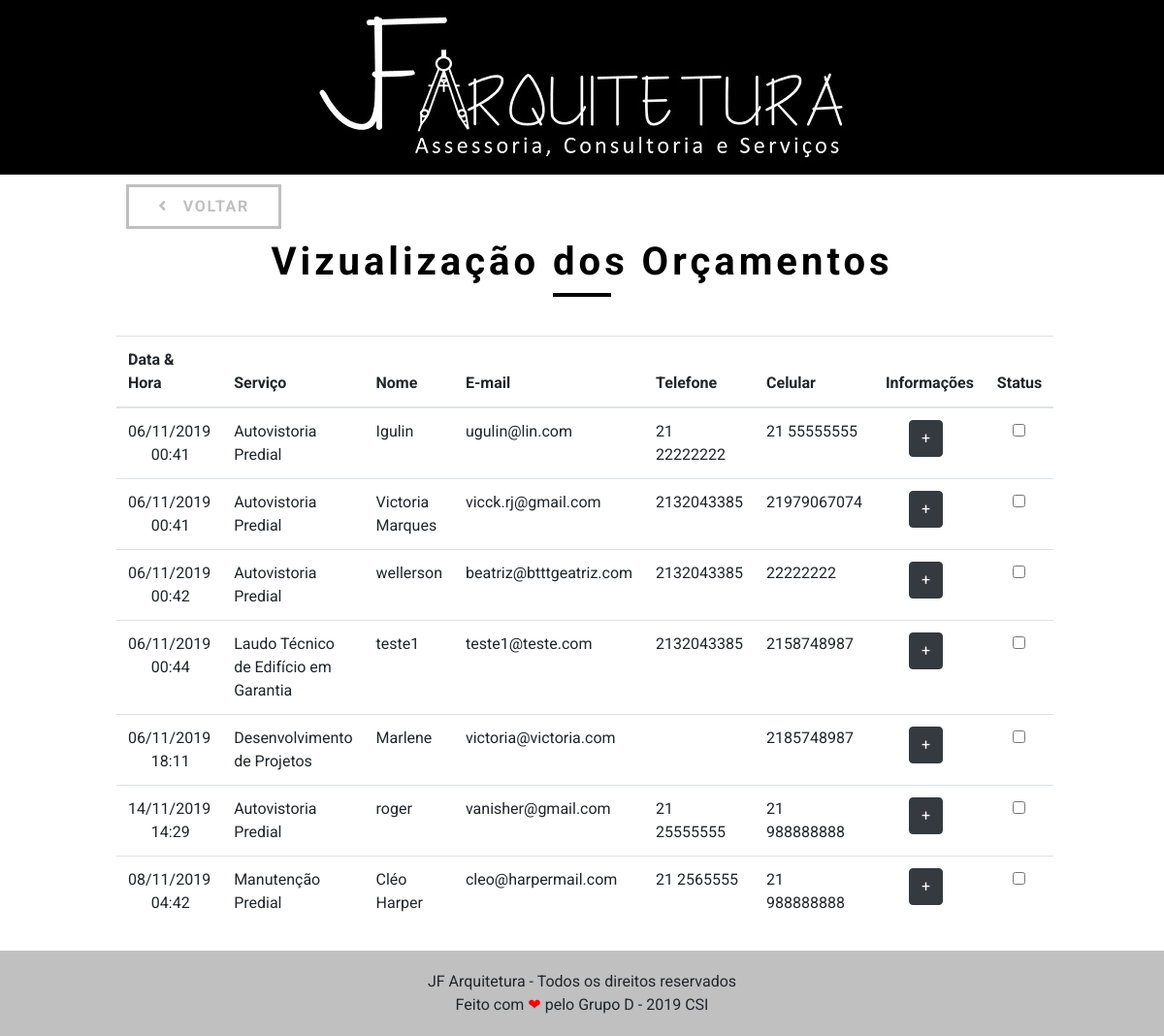
/orcamento-adm.php, run on the app's committed database.
### tables this page shows
CREATE TABLE `orcamento` (
  `cod` int(11) NOT NULL,
  `tipo_id` int(11) NOT NULL,
  `nome_cli` varchar(255) NOT NULL,
  `nome_predio` varchar(255) NOT NULL,
  `email` varchar(255) NOT NULL,
  `andares` int(11) NOT NULL,
  `apart_salas` int(11) NOT NULL,
  `endereco` varchar(255) NOT NULL,
  `elevadores` int(11) DEFAULT NULL,
  `idade_pred` int(11) DEFAULT NULL,
  `telefone` char(12) NOT NULL,
  `cel` char(12) NOT NULL,
  `detalhes` varchar(255) DEFAULT NULL,
  `status` enum('Pendente','Feito') DEFAULT NULL,
  `data` timestamp NOT NULL DEFAULT CURRENT_TIMESTAMP ON UPDATE CURRENT_TIMESTAMP,
  `observacoes` varchar(900) DEFAULT NULL
);

CREATE TABLE `tipo` (
  `id` int(11) NOT NULL,
  `nome` varchar(100) NOT NULL
);

### orcamento-adm.php (the view, shortened to what this page needs)
<!DOCTYPE html>
<html lang="pt-br">
<head>
	<?php include 'imports.php'; ?>
</head>
<body>
		<?php include 'header.php'; ?>
		<section id="controle_orcamento">
			<div class="container_grid">
				<a class="botao grid-3" href="painel.php"><i class="fas fa-angle-left mr-3"></i>Voltar</a>
				<h1 class="titulo">Vizualização dos Orçamentos</h1>
				<table class="table table-hover">
					<thead>
						<tr>
							<th scope="col">Data &amp; Hora</th>
							<th scope="col">Serviço</th>
							<th scope="col">Nome</th>
							<th scope="col">E-mail</th>
							<th scope="col">Telefone</th>
							<th scope="col">Celular</th>
							<th scope="col">Informações</th>
							<th scope="col">Status</th>
						</tr>
					</thead>
					<tbody>
						<tr>
							<?php
						include 'conexao.php';
                        $sql = "SELECT o.*, t.nome AS 'tipo_nome', DATE_FORMAT(`data`, '%d/%m/%Y &nbsp; &nbsp; &nbsp; %H:%i') as 'data'
                                FROM orcamento o, tipo t
                                WHERE o.tipo_id = t.id and o.status = 'Pendente' ";
						$busca = mysqli_query($con, $sql);
						while ($array = mysqli_fetch_array($busca)){
						$cod = $array['cod'];
						$tipo_nome = $array['tipo_nome'];
						$nome_cli = $array['nome_cli'];
            $nome_predio = $array['nome_predio'];
						$email = $array ['email'];
						$telefone = $array['telefone'];
						$cel = $array['cel'];
						$data = $array['data'];
						$and = $array['andares'];
						$apart = $array['apart_salas'];
						$elev = $array['elevadores'];
						$end = $array['endereco'];
						$idade_predio = $array['idade_pred'];
						$det = $array['detalhes'];
						?>
							<td><?php echo $data ?></td>
							<td><?php echo $tipo_nome ?></td>
							<td><?php echo $nome_cli ?></td>
							<td><?php echo $email ?></td>
							<td><?php echo $telefone ?></td>
							<td><?php echo $cel ?></td>
							<td>
								<button type="button" class="btn btn-dark ml-4" data-toggle="modal" data-det="<?php echo $det ?>" data-idade="<?php echo $idade_predio ?>" data-elev="<?php echo $elev ?>" data-apart="<?php echo $apart ?>" data-and="<?php echo $and ?>" data-tipo="<?php echo $tipo_nome ?>" data-end="<?php echo $end ?>" data-target="#exampleModal" data-predio="<?php echo $nome_predio ?>" data-telefone="<?php echo $telefone ?>" data-celular="<?php echo $cel ?>" data-email="<?php echo $email ?>" data-whatever="<?php echo $nome_cli ?>">+</button>
							<td>
								<form action="" method="post">
									<input class="ml-3" type="checkbox" name="status" value="<?php echo $cod ?>" <?php if($array['status'] == "Feito"){echo 'checked="checked"';} ?>/>
								</form>
							</td>
						</tr>
						<?php } ?>
					</tbody>
				</table>
			</div>
		</section>
		<footer class="_footer">
			<p>JF Arquitetura - Todos os direitos reservados</p>
			<p>Feito com <span class="heart">❤</span> pelo Grupo D - 2019 CSI</p>
		</footer>
</body>
</html>

### imports.php (shortened to what this page needs)
<link rel="stylesheet" href="css/grid.css">
<link rel="stylesheet" href="css/style.css">
<link rel="stylesheet" href="css/bootstrap.css">
<link rel="stylesheet" href="https://use.fontawesome.com/releases/v5.8.1/css/all.css">

### header.php
<div class="logo">
  <img src="img/logo.jpg" alt="JF Arquitetura">
</div>

### css/grid.css (style rules this page uses)
*, *:before, *:after { -webkit-box-sizing: border-box; -moz-box-sizing: border-box; box-sizing: border-box; }
.container_grid { width: 960px; margin: 0 auto; padding: 0px; position: relative; }
.container_grid:after, .container_grid:before { content: " "; display: table; }
.container_grid:after { clear: both; }
.grid-1, .grid-2, .grid-3, .grid-4, .grid-5, .grid-6, .grid-7, .grid-8, .grid-9, .grid-10, .grid-11, .grid-12, .grid-13, .grid-14, .grid-15, .grid-16, .grid-1-3 { float: left; margin-left: 10px; margin-right: 10px; }
.grid-3 { width: 160px; }

### css/style.css (style rules this page uses)
* { margin: 0; padding: 0; box-sizing: border-box; font-family: "Roboto", sans-serif; }
img { max-width: 100%; }
a { text-decoration: none; }
.titulo { margin-top: 60px; margin-bottom: 40px; letter-spacing: 0.1em; text-align: center; font-size: 40px; color: #000; }
.titulo:after { content: ""; display: block; width: 60px; height: 2px; border: 2px solid #000; margin: 2px auto 15px auto; }
.botao { color: #c0c0c0; text-transform: uppercase; background: none; border: 3px solid #c0c0c0; padding: 10px 30px; font-style: 14px; line-height: 20px; letter-spacing: 0.1em; font-weight: bold; }
.logo { width: 100%; height: 180px; display: grid; justify-content: center; align-content: center; background-color: #000; z-index: 10; }
.logo img { max-width: 100%; }
._footer { width: 100%; padding-bottom: 20px; background-color: #c0c0c0; box-sizing: border-box; }
._footer p:first-child { padding-top: 20px; }
._footer p { text-align: center; }
.heart { color: red; }

### orcamento-adm.php (style rules this page uses)
body { height: 100vh; }
#controle_orcamento { height: 100vh; }
.botao { color: #c0c0c0; text-transform: uppercase; background: none; border: 3px solid #c0c0c0; padding: 10px 10px; font-style: 14px; letter-spacing: 0.1em; font-weight: bold; }
#controle_orcamento .botao { margin-top: 10px; outline: none; letter-spacing: 0.1em; }
#controle_orcamento a { text-align: center; font-size: 16px; }

### data on the page
orcamento: data "06/11/2019 00:41", tipo.nome "Autovistoria Predial", nome_cli "Igulin", email "ugulin@lin.com", telefone "21 22222222", cel "21 55555555"
orcamento: data "06/11/2019 00:41", tipo.nome "Autovistoria Predial", nome_cli "Victoria Marques", email "vicck.rj@gmail.com", telefone "2132043385", cel "21979067074"
orcamento: data "06/11/2019 00:42", tipo.nome "Autovistoria Predial", nome_cli "wellerson", email "beatriz@btttgeatriz.com", telefone "2132043385", cel "22222222"
orcamento: data "06/11/2019 00:44", tipo.nome "Laudo Técnico de Edifício em Garantia", nome_cli "teste1", email "teste1@teste.com", telefone "2132043385", cel "2158748987"
orcamento: data "06/11/2019 18:11", tipo.nome "Desenvolvimento de Projetos", nome_cli "Marlene", email "victoria@victoria.com", cel "2185748987"
orcamento: data "14/11/2019 14:29", tipo.nome "Autovistoria Predial", nome_cli "roger", email "vanisher@gmail.com", telefone "21 25555555", cel "21 988888888"
orcamento: data "08/11/2019 04:42", tipo.nome "Manutenção Predial", nome_cli "Cléo Harper", email "cleo@harpermail.com", telefone "21 2565555", cel "21 988888888"
